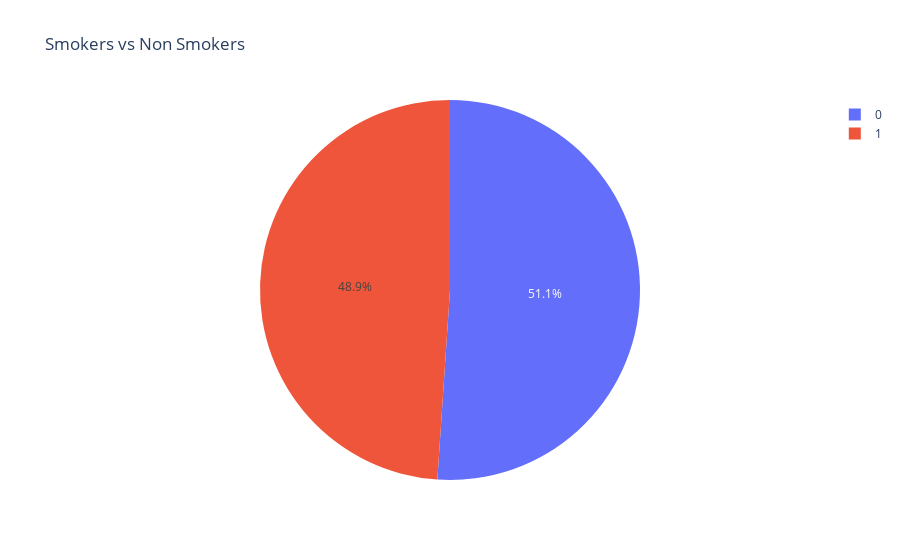

Source (notebook cell):
### Code cell
plt = px.pie(df_cleaned, names='smokingStatus', title="Smokers vs Non Smokers")
plt.show()

### Figure 1 — Plotly figure (JSON) as saved in the notebook; plotly's stock layout.template omitted (floating-point values rounded to 4 significant figures; data arrays with more than 128 entries replaced by an {"elided": "..."} marker saying what was removed)
{"data": [{"domain": {"x": [0, 1], "y": [0, 1]}, "hovertemplate": "smokingStatus=%{label}<extra></extra>", "labels": {"elided": "3637 int values"}, "legendgroup": "", "name": "", "showlegend": true, "type": "pie"}], "layout": {"legend": {"tracegroupgap": 0}, "title": {"text": "Smokers vs Non Smokers"}}}
